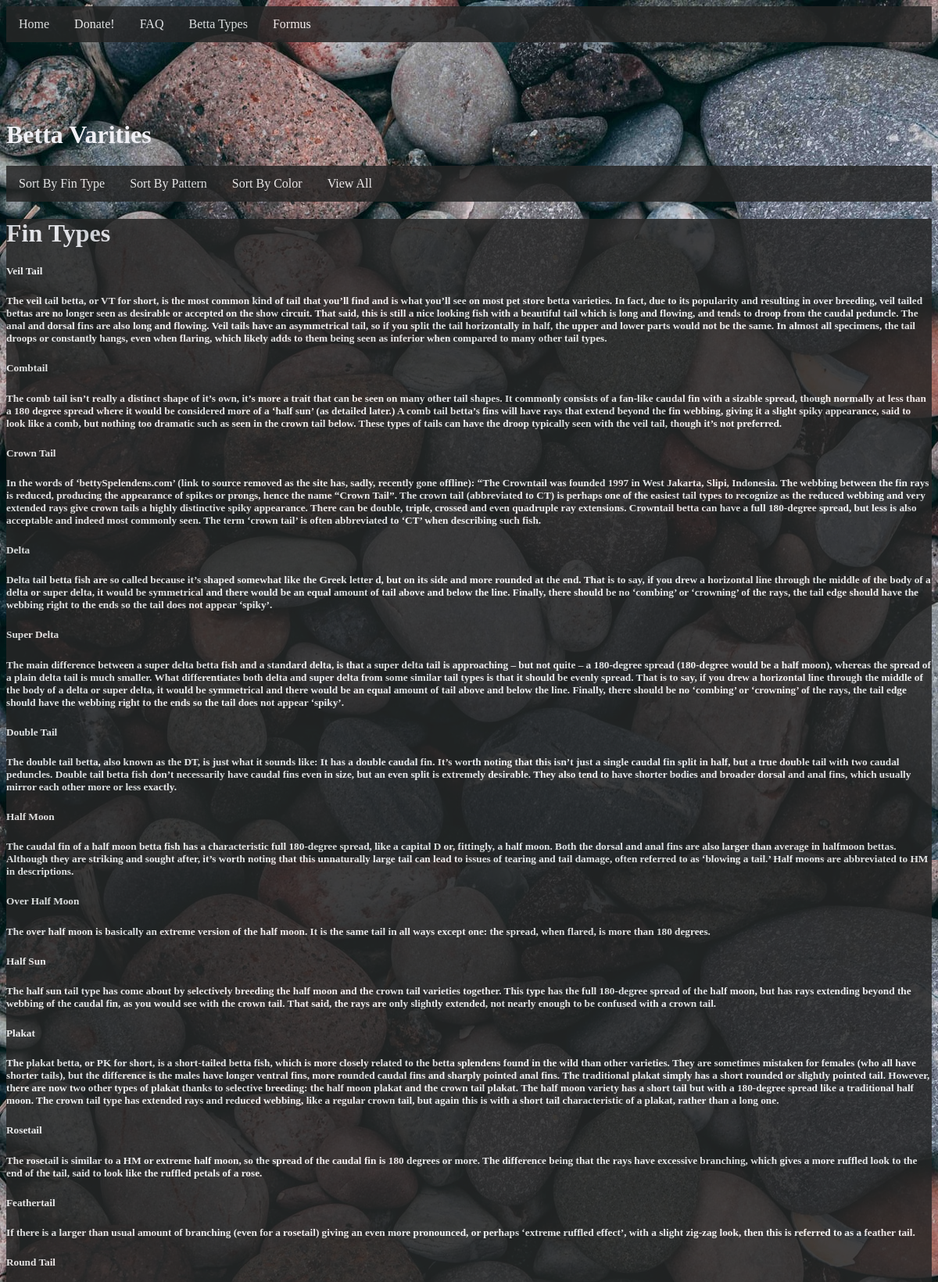
Screenshot of /betta.php (upper part) with the database file from the repository.
### tables this page shows
CREATE TABLE `bettavarieties` (
  `id` int(100) NOT NULL,
  `finType` varchar(200) NOT NULL,
  `pattern` varchar(200) NOT NULL,
  `color` varchar(200) NOT NULL,
  `info` varchar(1000) NOT NULL
);

### betta.php (the view, shortened to what this page needs)
<?php
     require('database/db_connect.php');
     $query = "SELECT * FROM bettavarieties";
     $statement = $db->prepare($query);
     $statement->execute();
?>
<!DOCTYPE html>
<html>
<head>
	<link rel="stylesheet" type="text/css" href="styles/betta.css">
</head>
<body>
		 <?php include('components/nav.php'); ?>
<h1>Betta Varities</h1>
<?php include('components/sortNavBetta.php'); ?>
<div id="bettaTable">
	<h1>Fin Types</h1>
<?php while($row = $statement ->fetch()): ?>
    <h5><?= $row['finType']  ?></h5>
    <?php if($row['pattern'] == '' && $row['color'] == '' && $row['finType'] != ''): ?>
    	    <h5><?= $row['info']  ?></h5>
    <?php endif; ?>
<?php endwhile ?>
</div>
</body>
</html>

### styles/betta.css (style rules this page uses)
body { background-image: url("images/indexMultRocks.jpg"); background-attachment: fixed; }
#bettaTable { background-color: #262626; opacity: 0.85; }
#bettaTable h5, h4 { color: white; }
h1 { color: #f0f0f5; }
h5 { margin-bottom: 10px; }

### rows the page displays
bettavarieties: finType "Veil Tail", info "The veil tail betta, or VT for short, is the most common kind of tail that you’ll find and is what you’ll see on most pet store betta varieties. In fact, due to its popularity and resulting in over breeding, veil tailed bettas are no longer seen as desirable or accepted on the show circuit. That said, this is still a nice looking fish with a beautiful tail which is long and flowing, and tends to droop from the caudal peduncle. The anal and dorsal fins are also long and flowing. Veil tails have an asymmetrical tail, so if you split the tail horizontally in half, the upper and lower parts would not be the same. In almost all specimens, the tail droops or constantly hangs, even when flaring,…"
bettavarieties: finType "Combtail", info "The comb tail isn’t really a distinct shape of it’s own, it’s more a trait that can be seen on many other tail shapes. It commonly consists of a fan-like caudal fin with a sizable spread, though normally at less than a 180 degree spread where it would be considered more of a ‘half sun’ (as detailed later.) A comb tail betta’s fins will have rays that extend beyond the fin webbing, giving it a slight spiky appearance, said to look like a comb, but nothing too dramatic such as seen in the crown tail below. These types of tails can have the droop typically seen with the veil tail, though it’s not preferred."
bettavarieties: finType "Crown Tail", info "In the words of ‘bettySpelendens.com’ (link to source removed as the site has, sadly, recently gone offline): “The Crowntail was founded 1997 in West Jakarta, Slipi, Indonesia. The webbing between the fin rays is reduced, producing the appearance of spikes or prongs, hence the name “Crown Tail”. The crown tail (abbreviated to CT) is perhaps one of the easiest tail types to recognize as the reduced webbing and very extended rays give crown tails a highly distinctive spiky appearance. There can be double, triple, crossed and even quadruple ray extensions. Crowntail betta can have a full 180-degree spread, but less is also acceptable and indeed most commonly seen. The term ‘crown tail’ is…"
bettavarieties: finType "Delta", info "Delta tail betta fish are so called because it’s shaped somewhat like the Greek letter d, but on its side and more rounded at the end. That is to say, if you drew a horizontal line through the middle of the body of a delta or super delta, it would be symmetrical and there would be an equal amount of tail above and below the line. Finally, there should be no ‘combing’ or ‘crowning’ of the rays, the tail edge should have the webbing right to the ends so the tail does not appear ‘spiky’."
bettavarieties: finType "Super Delta", info "The main difference between a super delta betta fish and a standard delta, is that a super delta tail is approaching – but not quite – a 180-degree spread (180-degree would be a half moon), whereas the spread of a plain delta tail is much smaller. What differentiates both delta and super delta from some similar tail types is that it should be evenly spread. That is to say, if you drew a horizontal line through the middle of the body of a delta or super delta, it would be symmetrical and there would be an equal amount of tail above and below the line. Finally, there should be no ‘combing’ or ‘crowning’ of the rays, the tail edge should have the webbing right to the ends so the tail does not…"
bettavarieties: finType "Double Tail", info "The double tail betta, also known as the DT, is just what it sounds like: It has a double caudal fin. It’s worth noting that this isn’t just a single caudal fin split in half, but a true double tail with two caudal peduncles. Double tail betta fish don’t necessarily have caudal fins even in size, but an even split is extremely desirable. They also tend to have shorter bodies and broader dorsal and anal fins, which usually mirror each other more or less exactly."
bettavarieties: finType "Half Moon", info "The caudal fin of a half moon betta fish has a characteristic full 180-degree spread, like a capital D or, fittingly, a half moon. Both the dorsal and anal fins are also larger than average in halfmoon bettas. Although they are striking and sought after, it’s worth noting that this unnaturally large tail can lead to issues of tearing and tail damage, often referred to as ‘blowing a tail.’ Half moons are abbreviated to HM in descriptions."
bettavarieties: finType "Over Half Moon", info "The over half moon is basically an extreme version of the half moon. It is the same tail in all ways except one: the spread, when flared, is more than 180 degrees."
bettavarieties: finType "Half Sun", info "The half sun tail type has come about by selectively breeding the half moon and the crown tail varieties together. This type has the full 180-degree spread of the half moon, but has rays extending beyond the webbing of the caudal fin, as you would see with the crown tail. That said, the rays are only slightly extended, not nearly enough to be confused with a crown tail."
bettavarieties: finType "Plakat", info "The plakat betta, or PK for short, is a short-tailed betta fish, which is more closely related to the betta splendens found in the wild than other varieties. They are sometimes mistaken for females (who all have shorter tails), but the difference is the males have longer ventral fins, more rounded caudal fins and sharply pointed anal fins. The traditional plakat simply has a short rounded or slightly pointed tail. However, there are now two other types of plakat thanks to selective breeding: the half moon plakat and the crown tail plakat. The half moon variety has a short tail but with a 180-degree spread like a traditional half moon. The crown tail type has extended rays and reduced…"
bettavarieties: finType "Rosetail", info "The rosetail is similar to a HM or extreme half moon, so the spread of the caudal fin is 180 degrees or more. The difference being that the rays have excessive branching, which gives a more ruffled look to the end of the tail, said to look like the ruffled petals of a rose."
bettavarieties: finType "Feathertail", info "If there is a larger than usual amount of branching (even for a rosetail) giving an even more pronounced, or perhaps ‘extreme ruffled effect’, with a slight zig-zag look, then this is referred to as a feather tail."
bettavarieties: finType "Round Tail"
